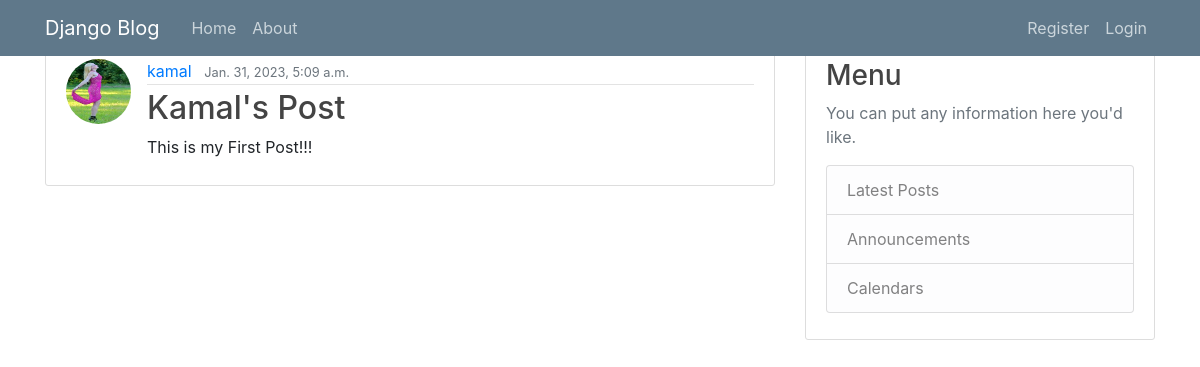
/blog/post/15, run on the app's committed database.
### blog/models.py (models this page shows, shortened)
class Post(models.Model):
    title=models.CharField(max_length=100)
    content=models.TextField()
    date_posted=models.DateTimeField(default=timezone.now)
    author=models.ForeignKey(User,on_delete=models.CASCADE)

class Profile(models.Model):
    user=models.OneToOneField(User,on_delete=models.CASCADE)
    image=models.ImageField(default='default.jpeg',upload_to='profile_pics')

### blog/views.py (the view)
# urls.py: path('post/<int:pk>',PostDetailView.as_view(),name='post_detail'), # As postdetailview is to open a specific post we provide primary key in the url which post to be opened and we can limit entering pr
class PostDetailView(DetailView):
    model=Post

### templates/blog/post_detail.html (shortened to what this page needs)
{% extends "blog/base.html" %}
{% block content %}
<article class="media content-section">
    <img class="rounded-circle article-img" src="{{ object.author.profile.image.url }}">
  <div class="media-body">
    <div class="article-metadata">
      <a class="mr-2" href="#">{{ object.author }}</a>
      <small class="text-muted">{{ object.date_posted }}</small>
    </div>
    <h2 class="article-title"> {{ object.title }}</h2>
    <p class="article-content">{{ object.content }}</p>
  </div>
</article>
{% endblock content %}

### staticfiles/blog/cssfiles/main.css (style rules this page uses)
h1, h2, h3, h4, h5, h6 { color: #444444; }
.content-section { background: #ffffff; padding: 10px 20px; border: 1px solid #dddddd; border-radius: 3px; margin-bottom: 20px; }
.article-title { color: #444444; }
.article-content { white-space: pre-line; }
.article-img { height: 65px; width: 65px; margin-right: 16px; }
.article-metadata { padding-bottom: 1px; margin-bottom: 4px; border-bottom: 1px solid #e3e3e3 }

### data on the page
Post: author.profile.image (picture), author "kamal", date_posted "Jan. 31, 2023, 5:09 a.m.", title "Kamal's Post", content "This is my First Post!!!"
